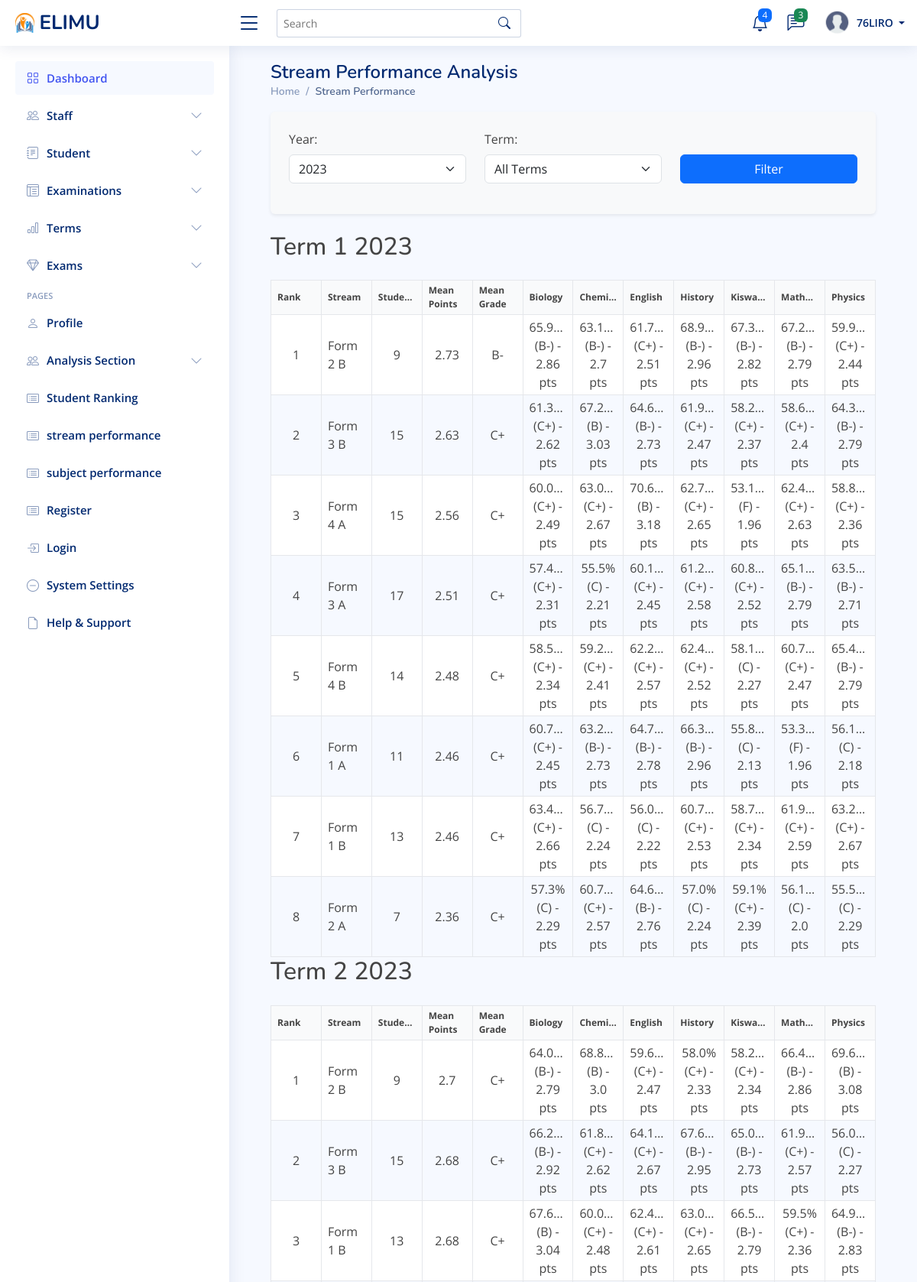
The app's page /stream-performance/ (signed in, upper part) with its own data.
### myapp/models.py (models this page shows, shortened)
class Term(models.Model):
    name = models.CharField(max_length=50)  # Term 1, Term 2, Term 3
    year = models.IntegerField()  # e.g., 2023
    is_current = models.BooleanField(default=False)  # Indicates if this is the current active term
    def __str__(self):
        return f"{self.name} {self.year}"

class Subject(models.Model):
    name = models.CharField(max_length=100, unique=True)  # Math, English, etc.
    code = models.CharField(max_length=10, unique=True)

class Class_of_study(models.Model):
    name = models.CharField(max_length=50)  # Form 1, Form 2, etc.
    stream = models.CharField(max_length=50)  # Stream A, B, C, etc.

### myapp/views.py (the view)
# urls.py: path('stream-performance/', views.stream_performance, name='stream_performance'),
@login_required
def stream_performance(request):
    selected_year = request.GET.get('year')
    selected_term = request.GET.get('term')
    cache_key = f'stream_performance_{selected_year}_{selected_term}'
    cached_data = cache.get(cache_key)
    if cached_data:
        return render(request, 'rankings/stream_performance.html', cached_data)
    available_years = Term.objects.values_list('year', flat=True)\
        .distinct().order_by('-year')
    available_terms = Term.objects.values_list('name', flat=True).distinct()
    if not selected_year:
        selected_year = available_years.first()
    selected_year = int(selected_year)
    terms_query = Term.objects.filter(year=selected_year)
    if selected_term:
        terms_query = terms_query.filter(name=selected_term)
    subjects = Subject.objects.all().order_by('name')
    stream_analytics = []
    for term in terms_query:
        streams = Class_of_study.objects.filter(
            students__cats__term=term
        ).distinct()
        term_data = {
            'term': term,
            'streams': []
        }
        for stream in streams:
            subject_performance = []
            total_points = 0
            subject_count = 0
            for subject in subjects:
                subject_stats = CAT.objects.filter(
                    student__current_class=stream,
                    term=term,
                    subject=subject
                ).aggregate(
                    avg_score=Coalesce(Avg('end_term'), 0.0),
                    avg_points=Coalesce(Avg('grade_points'), 0.0),
                    student_count=Count('student', distinct=True)
                )
                if subject_stats['student_count'] > 0:
                    grade = _get_letter_grade(subject_stats['avg_points'])
                    subject_performance.append({
                        'subject': subject,
                        'average_score': round(subject_stats['avg_score'], 2),
                        'grade_points': round(subject_stats['avg_points'], 2),
                        'letter_grade': grade,
                        'students': subject_stats['student_count']
                    })
                    total_points += subject_stats['avg_points']
                    subject_count += 1
            if subject_count > 0:
                stream_mean_points = total_points / subject_count
                stream_mean_grade = _get_letter_grade(stream_mean_points)
                student_count = Student.objects.filter(
                    current_class=stream,
                    cats__term=term
                ).distinct().count()
                stream_data = {
                    'stream': stream,
                    'subjects': subject_performance,
                    'mean_points': round(stream_mean_points, 2),
                    'mean_grade': stream_mean_grade,
                    'total_students': student_count
                }
                term_data['streams'].append(stream_data)
        term_data['streams'].sort(key=lambda x: x['mean_points'], reverse=True)
        for rank, stream_data in enumerate(term_data['streams'], 1):
            stream_data['rank'] = rank
        stream_analytics.append(term_data)
    context = {
        'analytics': stream_analytics,
        'subjects': subjects,
        'available_years': available_years,
        'available_terms': available_terms,
        'selected_year': selected_year,
        'selected_term': selected_term,
    }
    cache.set(cache_key, context, timeout=3600)  # Cache for 1 hour
    return render(request, 'rankings/stream_performance.html', context)

### myapp/context_processors.py (called while the page is built)
def unread_messages(request):
    if request.user.is_authenticated:
        messages = Message.objects.filter(receiver=request.user, is_read=False).order_by('-timestamp')
        return {'messages': messages}
    return {'messages': []}

### myapp/views.py (called while the page is built)
def _get_letter_grade(points):
    if points >= 3.7:
        return 'A'
    elif points >= 3.3:
        return 'B+'
    elif points >= 3.0:
        return 'B'
    elif points >= 2.7:
        return 'B-'
    elif points >= 2.3:
        return 'C+'
    elif points >= 2.0:
        return 'C'
    return 'F'

### templates/rankings/stream_performance.html (shortened to what this page needs)
{% extends "base/base.html" %}
{% block content %}
<div class="container mx-auto px-4 py-6">
    <div class="pagetitle mb-6">
        <h1 class="text-2xl font-bold">Stream Performance Analysis</h1>
        <nav>
            <ol class="breadcrumb">
                <li class="breadcrumb-item"><a href="{% url 'admin_dashboard' %}">Home</a></li>
                <li class="breadcrumb-item active">Stream Performance</li>
            </ol>
        </nav>
    </div>
    <form method="get" class="mb-4 p-4 bg-light rounded shadow-sm">
        <div class="row">
            <div class="col-md-4 mb-3">
                <label for="year" class="form-label">Year:</label>
                <select name="year" id="year" class="form-select">
                    {% for year in available_years %}
                        <option value="{{ year }}" {% if year == selected_year %}selected{% endif %}>
                            {{ year }}
                        </option>
                    {% endfor %}
                </select>
            </div>
            <div class="col-md-4 mb-3">
                <label for="term" class="form-label">Term:</label>
                <select name="term" id="term" class="form-select">
                    <option value="">All Terms</option>
                </select>
            </div>
            <div class="col-md-4 mb-3 d-flex align-items-end">
                <button type="submit" class="btn btn-primary w-100">
                    Filter
                </button>
            </div>
        </div>
    </form>
    {% for term_data in analytics %}
    <div class="mb-8">
        <h2 class="text-xl font-semibold mb-4 text-gray-800">{{ term_data.term }}</h2>
        <div class="overflow-x-auto">
            <table class="min-w-full table-auto border-collapse text-sm">
                <thead class="bg-white border-b">
                    <tr>
                        <th class="px-2 py-1 text-left w-16">Rank</th>
                        <th class="px-2 py-1 text-left w-32">Stream</th>
                        <th class="px-2 py-1 text-left w-20">Students</th>
                        <th class="px-2 py-1 text-left w-24">Mean Points</th>
                        <th class="px-2 py-1 text-left w-24">Mean Grade</th>
                        {% for subject in subjects %}
                            <th class="px-2 py-1 text-left w-32">
                                {{ subject.name }}
                            </th>
                        {% endfor %}
                    </tr>
                </thead>
                <tbody class="text-gray-700">
                    {% for stream_data in term_data.streams %}
                    <tr class="{% cycle 'bg-white' 'bg-gray-50' %}">
                        <td class="px-2 py-1 border-b text-center">{{ stream_data.rank }}</td>
                        <td class="px-2 py-1 border-b">{{ stream_data.stream.name }} {{ stream_data.stream.stream }}</td>
                        <td class="px-2 py-1 border-b text-center">{{ stream_data.total_students }}</td>
                        <td class="px-2 py-1 border-b text-center">{{ stream_data.mean_points }}</td>
                        <td class="px-2 py-1 border-b text-center">{{ stream_data.mean_grade }}</td>
                        {% for subject in subjects %}
                            <td class="px-2 py-1 border-b text-center whitespace-nowrap">
                                {% for subj_data in stream_data.subjects %}
                                    {% if subj_data.subject.id == subject.id %}
                                        {{ subj_data.average_score }}% ({{ subj_data.letter_grade }}) - {{ subj_data.grade_points }} pts
                                    {% endif %}
                                {% endfor %}
                            </td>
                        {% endfor %}
                    </tr>
                    {% endfor %}
                </tbody>
            </table>
        </div>
    </div>
    {% empty %}
    <div class="text-center py-8">
        <p class="text-gray-500">No performance data available for the selected filters.</p>
    </div>
    {% endfor %}
</div>
{% endblock %}

### templates/base/navbar.html (shortened to what this page needs)
{% load static %}
<header id="header" class="header fixed-top d-flex align-items-center">
    <div class="d-flex align-items-center justify-content-between">
      {% if request.user.is_staff %}
        <a href="{% url 'admin_dashboard'%}" class="logo d-flex align-items-center">
        {% else %}
        <a href="{% url 'student_dashboard'%}" class="logo d-flex align-items-center">
      {% endif %}
        <img src="{% static 'assets/img/logo.png'%}" alt="">
        <span class="d-none d-lg-block">ELIMU</span>
      </a>
      <i class="bi bi-list toggle-sidebar-btn"></i>
    </div>
    <div class="search-bar">
      <form class="search-form d-flex align-items-center" method="POST" action="#">
        <input type="text" name="query" placeholder="Search" title="Enter search keyword">
        <button type="submit" title="Search"><i class="bi bi-search"></i></button>
      </form>
    </div>
    <nav class="header-nav ms-auto">
      <ul class="d-flex align-items-center">
        <li class="nav-item dropdown">
          <a class="nav-link nav-icon" href="#" data-bs-toggle="dropdown">
            <i class="bi bi-bell"></i>
            <span class="badge bg-primary badge-number">4</span>
          </a>
            </li>
          </ul>
        <li class="nav-item dropdown">
          <a class="nav-link nav-icon" href="#" data-bs-toggle="dropdown">
            <i class="bi bi-chat-left-text"></i>
            <span class="badge bg-success badge-number">3</span>
          </a>
        </li>
        <li class="nav-item dropdown pe-3">
          <a class="nav-link nav-profile d-flex align-items-center pe-0" href="#" data-bs-toggle="dropdown">
            <img src="{% static 'assets/img/profile.png'%}" alt="Profile" class="rounded-circle">
            <span class="d-none d-md-block dropdown-toggle ps-2">
              {% if user.is_authenticated %}
                   {{ user.username }}
              {% else %}
                  Admin
              {% endif %}
            </span>
          </a>
        </li>
    </nav>
  </header>

### static/assets/css/style.css (style rules this page uses)
:root { scroll-behavior: smooth; }
body { font-family: "Open Sans", sans-serif; background: #f6f9ff; color: #444444; }
a { color: #4154f1; text-decoration: none; }
h1, h2, h3, h4, h5, h6 { font-family: "Nunito", sans-serif; }
.pagetitle { margin-bottom: 10px; }
.pagetitle h1 { font-size: 24px; margin-bottom: 0; font-weight: 600; color: #012970; }
.breadcrumb { font-size: 14px; font-family: "Nunito", sans-serif; color: #899bbd; font-weight: 600; }
.breadcrumb a { color: #899bbd; transition: 0.3s; }
.breadcrumb .breadcrumb-item::before { color: #899bbd; }
.breadcrumb .active { color: #51678f; font-weight: 600; }
.logo { line-height: 1; }
@media (min-width: 1200px) { .logo { width: 280px; } }
.logo img { max-height: 26px; margin-right: 6px; }
.logo span { font-size: 26px; font-weight: 700; color: #012970; font-family: "Nunito", sans-serif; }
.header { transition: all 0.5s; z-index: 997; height: 60px; box-shadow: 0px 2px 20px rgba(1, 41, 112, 0.1); background-color: #fff; padding-left: 20px; }
.header .toggle-sidebar-btn { font-size: 32px; padding-left: 10px; cursor: pointer; color: #012970; }
.header .search-bar { min-width: 360px; padding: 0 20px; }
.header .search-form { width: 100%; }
.header .search-form input { border: 0; font-size: 14px; color: #012970; border: 1px solid rgba(1, 41, 112, 0.2); padding: 7px 38px 7px 8px; border-radius: 3px; transition: 0.3s; width: 100%; }
.header .search-form button { border: 0; padding: 0; margin-left: -30px; background: none; }
.header .search-form button i { color: #012970; }
.header-nav ul { list-style: none; }
.header-nav>ul { margin: 0; padding: 0; }
.header-nav .nav-icon { font-size: 22px; color: #012970; margin-right: 25px; position: relative; }
.header-nav .nav-profile { color: #012970; }
.header-nav .nav-profile img { max-height: 36px; }
.header-nav .nav-profile span { font-size: 14px; font-weight: 600; }
.header-nav .badge-number { position: absolute; inset: -2px -5px auto auto; font-weight: normal; font-size: 12px; padding: 3px 6px; }

### templates/rankings/stream_performance.html (style rules this page uses)
table { border-spacing: 0; width: 100%; table-layout: fixed; }
th, td { padding: 4px 8px; border: 1px solid #e5e7eb; overflow: hidden; text-overflow: ellipsis; }
thead th { background-color: #f9fafb; font-size: 0.75rem; }

### records on screen
Term: term "Term 1 2023"
Subject: name "Biology", average_score "65.9…", letter_grade "B-", grade_points "2.8…", average_score "61.3…", letter_grade "C+", grade_points "2.6…", average_score "60.0…", grade_points "2.4…", average_score "57.4…", grade_points "2.3…", average_score "58.5…", average_score "60.7…", average_score "63.4…", average_score "57.3", letter_grade "C", grade_points "2.29", average_score "64.0…", grade_points "2.7…", average_score "66.2…", grade_points "2.9…", average_score "67.6…", letter_grade "B", grade_points "3.0…"
Subject: name "Chemi…", average_score "63.1…", letter_grade "B-", grade_points "2.7", average_score "67.2…", letter_grade "B", grade_points "3.0…", average_score "63.0…", letter_grade "C+", grade_points "2.6…", average_score "55.5", letter_grade "C", grade_points "2.21", average_score "59.2…", grade_points "2.4…", average_score "63.2…", grade_points "2.7…", average_score "56.7…", grade_points "2.2…", average_score "60.7…", grade_points "2.5…", average_score "68.8…", grade_points "3.0", average_score "61.8…", average_score "60.0…"
Subject: name "English", average_score "61.7…", letter_grade "C+", grade_points "2.5…", average_score "64.6…", letter_grade "B-", grade_points "2.7…", average_score "70.6…", letter_grade "B", grade_points "3.1…", average_score "60.1…", grade_points "2.4…", average_score "62.2…", average_score "64.7…", average_score "56.0…", letter_grade "C", grade_points "2.2…", average_score "59.6…", average_score "64.1…", grade_points "2.6…", average_score "62.4…"
Subject: name "History", average_score "68.9…", letter_grade "B-", grade_points "2.9…", average_score "61.9…", letter_grade "C+", grade_points "2.4…", average_score "62.7…", grade_points "2.6…", average_score "61.2…", grade_points "2.5…", average_score "62.4…", average_score "66.3…", average_score "60.7…", average_score "57.0", letter_grade "C", grade_points "2.24", average_score "58.0", grade_points "2.33", average_score "67.6…", average_score "63.0…"
Subject: name "Kiswa…", average_score "67.3…", letter_grade "B-", grade_points "2.8…", average_score "58.2…", letter_grade "C+", grade_points "2.3…", average_score "53.1…", letter_grade "F", grade_points "1.9…", average_score "60.8…", grade_points "2.5…", average_score "58.1…", letter_grade "C", grade_points "2.2…", average_score "55.8…", grade_points "2.1…", average_score "58.7…", average_score "59.1", grade_points "2.39", average_score "65.0…", grade_points "2.7…", average_score "66.5…"
Subject: name "Mathe…", average_score "67.2…", letter_grade "B-", grade_points "2.7…", average_score "58.6…", letter_grade "C+", grade_points "2.4", average_score "62.4…", grade_points "2.6…", average_score "65.1…", average_score "60.7…", grade_points "2.4…", average_score "53.3…", letter_grade "F", grade_points "1.9…", average_score "61.9…", grade_points "2.5…", average_score "56.1…", letter_grade "C", grade_points "2.0", average_score "66.4…", grade_points "2.8…", average_score "59.5", grade_points "2.36"
Subject: name "Physics", average_score "59.9…", letter_grade "C+", grade_points "2.4…", average_score "64.3…", letter_grade "B-", grade_points "2.7…", average_score "58.8…", grade_points "2.3…", average_score "63.5…", average_score "65.4…", average_score "56.1…", letter_grade "C", grade_points "2.1…", average_score "63.2…", grade_points "2.6…", average_score "55.5…", grade_points "2.2…", average_score "69.6…", letter_grade "B", grade_points "3.0…", average_score "56.0…", average_score "64.9…", grade_points "2.8…"
Class_of_study: rank "1", stream.name "Form 2", stream.stream "B", total_students "9", mean_points "2.73", mean_grade "B-", mean_points "2.7", mean_grade "C+"
Class_of_study: rank "2", stream.name "Form 3", stream.stream "B", total_students "15", mean_points "2.63", mean_grade "C+", mean_points "2.68"
Class_of_study: rank "3", stream.name "Form 4", stream.stream "A", total_students "15", mean_points "2.56", mean_grade "C+"
Class_of_study: rank "4", stream.name "Form 3", stream.stream "A", total_students "17", mean_points "2.51", mean_grade "C+"
Class_of_study: rank "5", stream.name "Form 4", stream.stream "B", total_students "14", mean_points "2.48", mean_grade "C+"
Class_of_study: rank "6", stream.name "Form 1", stream.stream "A", total_students "11", mean_points "2.46", mean_grade "C+"
Class_of_study: rank "7", stream.name "Form 1", stream.stream "B", total_students "13", mean_points "2.46", mean_grade "C+", rank "3", mean_points "2.68"
Class_of_study: rank "8", stream.name "Form 2", stream.stream "A", total_students "7", mean_points "2.36", mean_grade "C+"
Term: term "Term 2 2023"

### other values on screen
{{ user.username }} "76LIRO"
form field year "2023"
